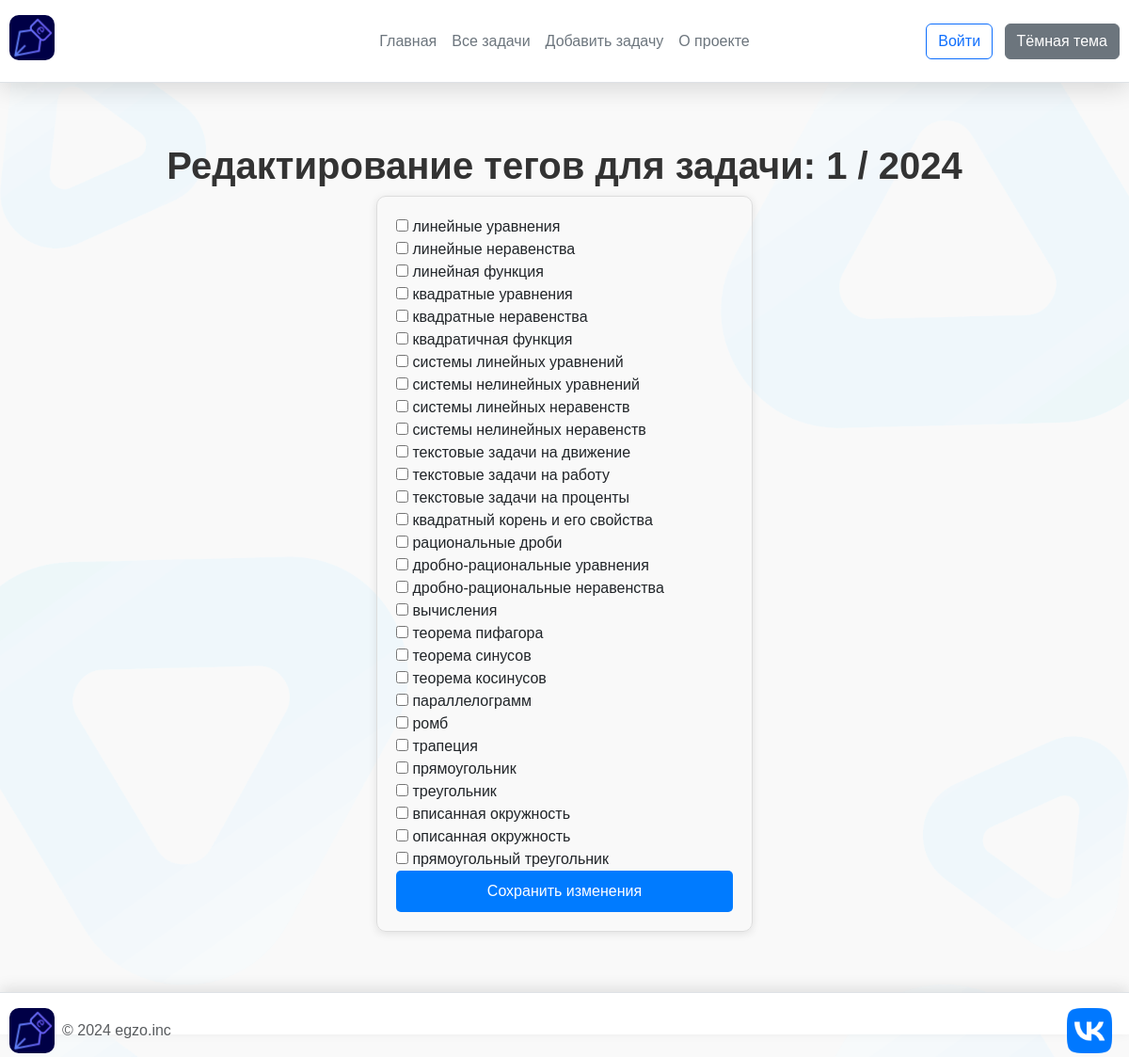
Page /post/1/edit_tags on the committed database.
### app.py (models this page shows)
class Post(db.Model):
    id = db.Column(db.Integer, primary_key=True)
    title = db.Column(db.String(300), nullable=False)
    zad = db.Column(db.LargeBinary, nullable=False)
    resh1 = db.Column(db.LargeBinary, nullable=False)
    resh2 = db.Column(db.LargeBinary, nullable=True)
    resh3 = db.Column(db.LargeBinary, nullable=True)
    resh4 = db.Column(db.LargeBinary, nullable=True)
    resh5 = db.Column(db.LargeBinary, nullable=True)
    level = db.Column(db.Integer, nullable=False)
    tags = db.relationship('Tag', secondary=post_tag, backref=db.backref('posts', lazy='dynamic'))

class Tag(db.Model):
    id = db.Column(db.Integer, primary_key=True)
    name = db.Column(db.String(50), unique=True, nullable=False)

### app.py (the view, shortened to what this page needs)
@app.route('/post/<int:post_id>/edit_tags', methods=['GET', 'POST'])
def update_post_tags(post_id):  # Уникальное имя функции
    post = Post.query.get_or_404(post_id)
    all_tags = Tag.query.all()  # Получаем все доступные теги
    return render_template('edit_tags.html', post=post, all_tags=all_tags)

### templates/edit_tags.html (shortened to what this page needs)
{% extends "base.html" %}
{% block content %}
<h1>Редактирование тегов для задачи: {{ post.title }}</h1>
<form method="POST" action="{{ url_for('update_post_tags', post_id=post.id) }}">
    <div>
        {% for tag in all_tags %}
        <div>
            <input
                type="checkbox"
                id="tag_{{ tag.id }}"
                name="tags"
                value="{{ tag.id }}"
            >
            <label for="tag_{{ tag.id }}">{{ tag.name }}</label>
        </div>
        {% endfor %}
    </div>
    <button type="submit" class="btn btn-primary">Сохранить изменения</button>
</form>
{% endblock %}

### static/css/main.css (style rules this page uses)
body { margin: 0; font-family: 'Arial', sans-serif; background: url("/static/img/bg-slide-block.png"); background-size: 100%; }
body { margin: 0; font-family: 'Arial', sans-serif; background-color: #f9f9f9; }
h1, h2 { color: #333; text-align: center; font-weight: bold; }
form { max-width: 400px; margin: auto; padding: 20px; border: 1px solid #ddd; border-radius: 10px; box-shadow: 0 2px 10px rgba(0, 0, 0, 0.1); }
button[type="submit"] { width: 100%; padding: 10px; background-color: #007bff; color: #fff; border: none; border-radius: 5px; cursor: pointer; font-size: 16px; }

### rows in the picture
Post: title "1 / 2024"
Tag: name "линейные уравнения"
Tag: name "линейные неравенства"
Tag: name "линейная функция"
Tag: name "квадратные уравнения"
Tag: name "квадратные неравенства"
Tag: name "квадратичная функция"
Tag: name "системы линейных уравнений"
Tag: name "системы нелинейных уравнений"
Tag: name "системы линейных неравенств"
Tag: name "системы нелинейных неравенств"
Tag: name "текстовые задачи на движение"
Tag: name "текстовые задачи на работу"
Tag: name "текстовые задачи на проценты"
Tag: name "квадратный корень и его свойства"
Tag: name "рациональные дроби"
Tag: name "дробно-рациональные уравнения"
Tag: name "дробно-рациональные неравенства"
Tag: name "вычисления"
Tag: name "теорема пифагора"
Tag: name "теорема синусов"
Tag: name "теорема косинусов"
Tag: name "параллелограмм"
Tag: name "ромб"
Tag: name "трапеция"
Tag: name "прямоугольник"
Tag: name "треугольник"
Tag: name "вписанная окружность"
Tag: name "описанная окружность"
Tag: name "прямоугольный треугольник"
